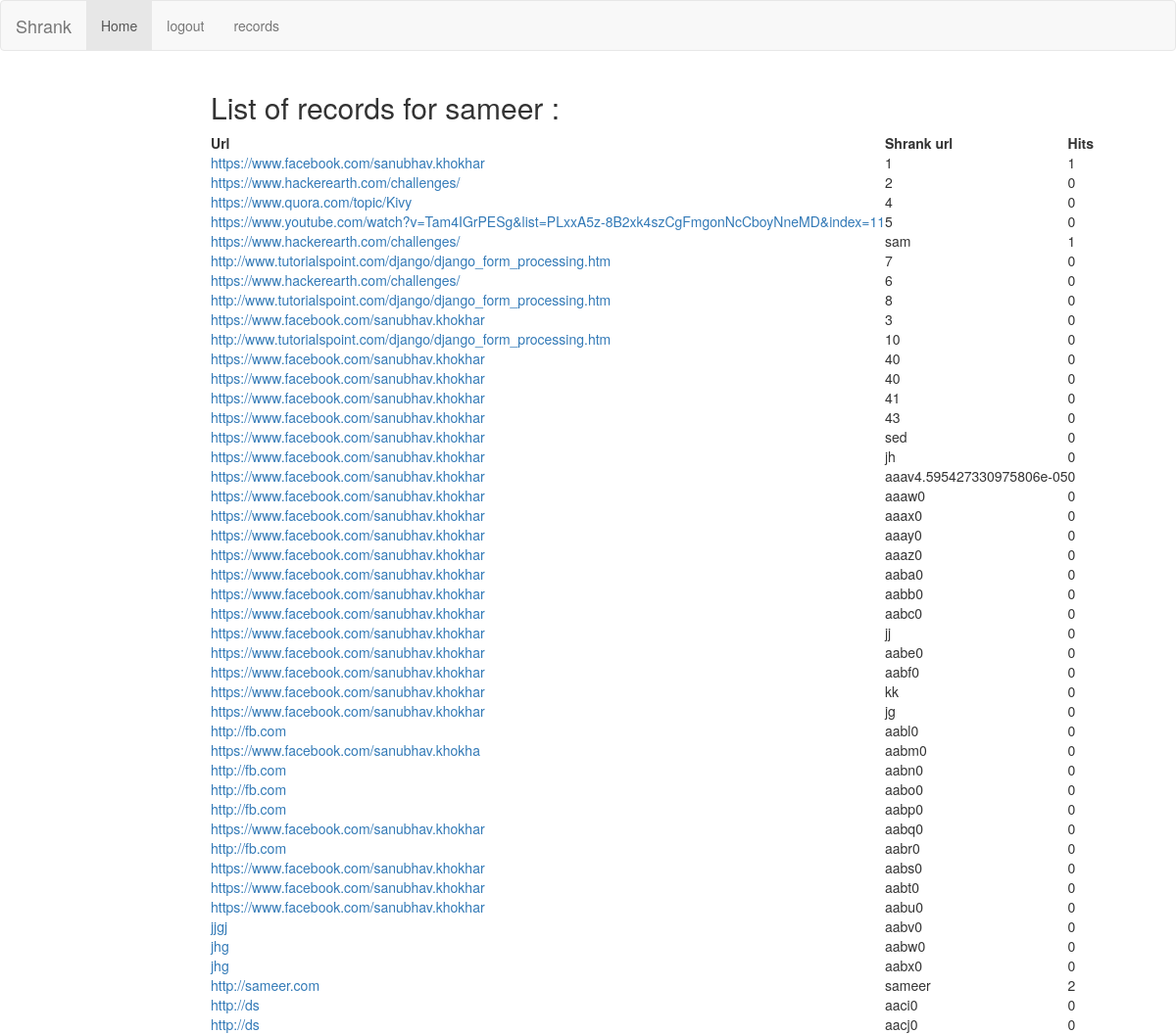
The page /account/records/ (signed in) on the database its author committed.
### urlshort/models.py (models this page shows, shortened)
class Sam(models.Model):
	user=models.ForeignKey(settings.AUTH_USER_MODEL, null=True,blank=True)
	originalurl = models.CharField(max_length=1000)
	shorten =models.CharField(max_length=500)
	clicks = models.CharField(max_length=500,default=0)

### urlshort/views.py (the view)
# urls.py: url(r'^account/records/$',views.record,name='records'),
def record(request):
	if not request.user.is_authenticated():
			return redirect('urlshort:suceess')
	instance=Sam.objects.filter(user=request.user)
	return render(request,'urlshort/record.html',{'instance':instance})

### urlshort/templates/urlshort/record.html (shortened to what this page needs)
{% extends 'base.html' %}
{% block body_block %}
{% if user.is_authenticated %}
{% if instance %}
<h2>List of records for {{ user }} :</h2>
	<table>
	    <tr>
	    	<td><b>Url</b></td>
	    	<td><b>Shrank url</b></td>
	    	<td><b>Hits</b></td>
	    </tr>
		{% for url in instance %}
		<tr>
		<td><a href="{{ url.originalurl }}">{{ url.originalurl }}</a></td>
		<td>{{ url.shorten }}</td>
		<td>{{ url.clicks }}</td>
		</tr>
		{% endfor %}
	</table>
{% else %}
	<h3>You don't have any urls records</h3>
{% endif %}
{% endif %}
{% endblock %}

### urlshort/templates/base.html (shortened to what this page needs)
<!DOCTYPE html>
<html lang="en">
  <head>
    <link rel="stylesheet" href="https://maxcdn.bootstrapcdn.com/bootstrap/3.3.6/css/bootstrap.min.css">
  </head>
  <body>
<nav class="navbar navbar-default">
  <div class="container-fluid">
    <div class="navbar-header">
      <a class="navbar-brand" href="{% url 'urlshort:suceess' %}">Shrank</a>
    </div>
    <div class="collapse navbar-collapse" id="navbar">
      <ul class="nav navbar-nav">
        <li class="active"><a href="{% url 'urlshort:suceess' %}">Home</a><li>
        {% if user.is_authenticated %}
		<li><a href="{% url 'urlshort:logout' %}">logout</a></li>
		<li><a href="{% url 'urlshort:records' %}">records</a></li>
		{% else %}
		<li><a href="{% url 'urlshort:login' %}">login</a></li>
		<li><a href="{% url 'urlshort:register' %}">register</a></li>
		{% endif %}
      </ul>
    </div>
  </div>
</nav>
<div class="container-fluid" >
      <div class="row">
        <div class="col-sm-3 col-md-2 sidebar" >
        </div>
        <div class="col-sm-9 col-sm-offset-3 col-md-10 col-md-offset-2 main">
           <div>
                {% block body_block %}{% endblock %}
                </div>
        </div>
      </div>
    </div>
</body>
</html>

### rows shown on the page
Sam: originalurl "https://www.facebook.com/sanubhav.khokhar", shorten "1", clicks "1"
Sam: originalurl "https://www.hackerearth.com/challenges/", shorten "2", clicks "0"
Sam: originalurl "https://www.quora.com/topic/Kivy", shorten "4", clicks "0"
Sam: originalurl "https://www.youtube.com/watch?v=Tam4IGrPESg&list=PLxxA5z-8B2xk4szCgFmgonNcCboyNneMD&index=11", shorten "5", clicks "0"
Sam: originalurl "https://www.hackerearth.com/challenges/", shorten "sam", clicks "1"
Sam: originalurl "http://www.tutorialspoint.com/django/django_form_processing.htm", shorten "7", clicks "0"
Sam: originalurl "https://www.hackerearth.com/challenges/", shorten "6", clicks "0"
Sam: originalurl "http://www.tutorialspoint.com/django/django_form_processing.htm", shorten "8", clicks "0"
Sam: originalurl "https://www.facebook.com/sanubhav.khokhar", shorten "3", clicks "0"
Sam: originalurl "http://www.tutorialspoint.com/django/django_form_processing.htm", shorten "10", clicks "0"
Sam: originalurl "https://www.facebook.com/sanubhav.khokhar", shorten "40", clicks "0"
Sam: originalurl "https://www.facebook.com/sanubhav.khokhar", shorten "40", clicks "0"
Sam: originalurl "https://www.facebook.com/sanubhav.khokhar", shorten "41", clicks "0"
Sam: originalurl "https://www.facebook.com/sanubhav.khokhar", shorten "43", clicks "0"
Sam: originalurl "https://www.facebook.com/sanubhav.khokhar", shorten "sed", clicks "0"
Sam: originalurl "https://www.facebook.com/sanubhav.khokhar", shorten "jh", clicks "0"
Sam: originalurl "https://www.facebook.com/sanubhav.khokhar", shorten "aaav4.595427330975806e-05", clicks "0"
Sam: originalurl "https://www.facebook.com/sanubhav.khokhar", shorten "aaaw0", clicks "0"
Sam: originalurl "https://www.facebook.com/sanubhav.khokhar", shorten "aaax0", clicks "0"
Sam: originalurl "https://www.facebook.com/sanubhav.khokhar", shorten "aaay0", clicks "0"
Sam: originalurl "https://www.facebook.com/sanubhav.khokhar", shorten "aaaz0", clicks "0"
Sam: originalurl "https://www.facebook.com/sanubhav.khokhar", shorten "aaba0", clicks "0"
Sam: originalurl "https://www.facebook.com/sanubhav.khokhar", shorten "aabb0", clicks "0"
Sam: originalurl "https://www.facebook.com/sanubhav.khokhar", shorten "aabc0", clicks "0"
Sam: originalurl "https://www.facebook.com/sanubhav.khokhar", shorten "jj", clicks "0"
Sam: originalurl "https://www.facebook.com/sanubhav.khokhar", shorten "aabe0", clicks "0"
Sam: originalurl "https://www.facebook.com/sanubhav.khokhar", shorten "aabf0", clicks "0"
Sam: originalurl "https://www.facebook.com/sanubhav.khokhar", shorten "kk", clicks "0"
Sam: originalurl "https://www.facebook.com/sanubhav.khokhar", shorten "jg", clicks "0"
Sam: originalurl "http://fb.com", shorten "aabl0", clicks "0"
Sam: originalurl "https://www.facebook.com/sanubhav.khokha", shorten "aabm0", clicks "0"
Sam: originalurl "http://fb.com", shorten "aabn0", clicks "0"
Sam: originalurl "http://fb.com", shorten "aabo0", clicks "0"
Sam: originalurl "http://fb.com", shorten "aabp0", clicks "0"
Sam: originalurl "https://www.facebook.com/sanubhav.khokhar", shorten "aabq0", clicks "0"
Sam: originalurl "http://fb.com", shorten "aabr0", clicks "0"
Sam: originalurl "https://www.facebook.com/sanubhav.khokhar", shorten "aabs0", clicks "0"
Sam: originalurl "https://www.facebook.com/sanubhav.khokhar", shorten "aabt0", clicks "0"
Sam: originalurl "https://www.facebook.com/sanubhav.khokhar", shorten "aabu0", clicks "0"
Sam: originalurl "jjgj", shorten "aabv0", clicks "0"
Sam: originalurl "jhg", shorten "aabw0", clicks "0"
Sam: originalurl "jhg", shorten "aabx0", clicks "0"
Sam: originalurl "http://sameer.com", shorten "sameer", clicks "2"
Sam: originalurl "http://ds", shorten "aaci0", clicks "0"
Sam: originalurl "http://ds", shorten "aacj0", clicks "0"

### other values the page prints
{{ user }} "sameer"
